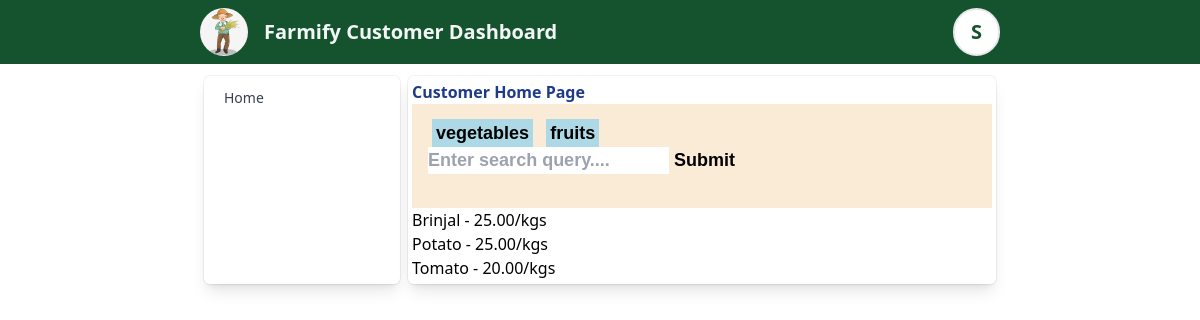
Page /customer/home?category=vegetables (signed in) on the earlier database version.
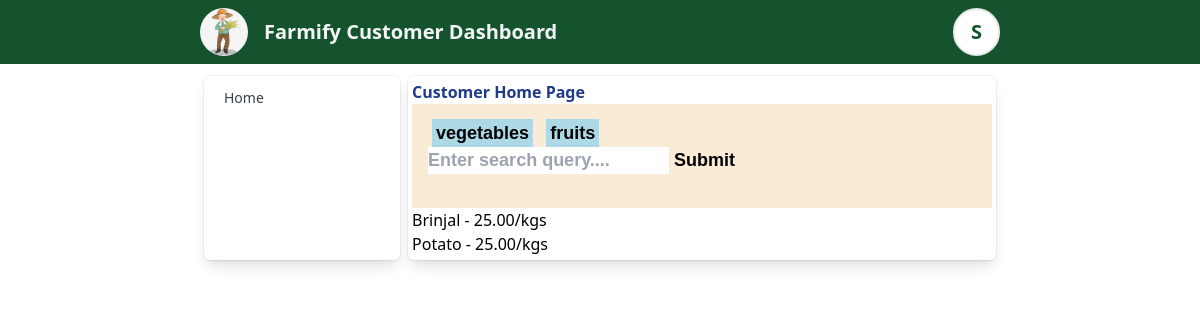
Same page on the later database version.
### Farmer/models.py (models this page shows, shortened)
class Category(models.Model):
    CATEGORIES = [
        ('vegetables','Vegetables'),
        ('fruits','Fruits')
    ]
    name = models.CharField(max_length=50,choices=CATEGORIES,unique=True)
    def __str__(self):
        return self.name

class Product(models.Model):
    UNITS = [
        ('kilograms', 'kgs'),
        ('liters', 'ltrs')
    ]
    user = models.ForeignKey(
        settings.AUTH_USER_MODEL,
        on_delete=models.CASCADE,
        related_name='products'
    )
    category = models.ForeignKey(
        Category,
        on_delete=models.CASCADE,
        related_name='products'
    )
    name = models.CharField(max_length=100)
    description = models.TextField()
    measure_unit = models.CharField(max_length=10,choices=UNITS)
    quantity = models.PositiveIntegerField()
    discounted_price = models.DecimalField(max_digits=10,decimal_places=2,null=True)
    price = models.DecimalField(max_digits=10,decimal_places=2)
    created_at = models.DateTimeField(auto_now_add=True)
    updated_at = models.DateTimeField(auto_now=True)
    def __str__(self):
        return f'{self.name} - {self.price}/{self.measure_unit}'
    class Meta:
        ordering = ['-created_at']

### Customer/views.py (the view)
# urls.py: path('home',customer_view.home,name="Customer Home")
@role_required('customer')
def home(request:HttpRequest):
    products = None
    search_query = None
    categories = Category.objects.all()
    if request.method == 'POST':
        search_query = request.POST.get('search')
    else:
        search_query = request.GET.get('category')
    if search_query:
        products = Product.objects.filter(
            Q(name__icontains=search_query) |
            Q(description__icontains=search_query) |
            Q(category__name__icontains=search_query) |
            Q(user__first_name__icontains=search_query) |
            Q(user__last_name__icontains=search_query)
        )
    else:
        products = Product.objects.all()
    context = {'products': products, 'categories': categories, 'options': options}
    return render(request, 'customer/home.html', context)

### templates/customer/home.html (shortened to what this page needs)
{% extends "../base.html" %}
{% block style %}
    {% load static %}
    <link rel="stylesheet" href="{% static 'customer/css/home.css' %}">
{% endblock style %}
{% block body %}
<div>
    <h3 class="text-blue-900 font-bold">Customer Home Page</h3>
    <nav>
        <div>
            {% for category in categories %}
                <a href='/customer/home?category={{category}}'>
                    <nav-item>{{category}}</nav-item>
                </a>
            {% endfor %}
        <div>
        <div>
            <form method="post" action='/customer/home'>
                <input type='text' name='search' placeholder='Enter search query....'/>
                <input type='submit' value='Submit' />
            </form>
        </div>
    </nav>
    <div>
        {% for product in products %}
            <div>
                {{product}}
            <div>
        {% endfor %}
    </div>
</div>
{% endblock body %}

### templates/base.html (shortened to what this page needs)
{% load static %}
<html lang="en">
  <head>
    <link rel="stylesheet" href="https://cdn.jsdelivr.net/npm/swiper@11/swiper-bundle.min.css"/>
    <script src="https://cdn.tailwindcss.com"></script>
    {% block style %}{% endblock style %}
  </head>
  <body>
    <div class="block w-full">
      <div class="nav py-2 bg-green-900 text-white w-full flex justify-center">
        <div class="w-2/3 flex justify-between items-center">
          <div class="flex items-center">
            <img src="{% static 'farmer/images/farmer.jpg' %}" alt="Img" class="w-12 rounded-full mr-4" />
            {% if user.role == 'customer' %}
              <h1 class="text-xl font-semibold text-gray-100">Farmify Customer Dashboard</h1>
            {% elif user.role == 'farmer' %}
              <h1 class="text-xl font-semibold text-gray-100">Farmify Farmer Dashboard</h1>
            {% else %}
              <h1 class="text-xl font-semibold text-gray-100">Farmify Dashboard</h1>
            {% endif %}
          </div>
          {% if user.is_authenticated %}
            <a href="/auth/signout">
              <div class="border-solid border-2 border-white-600 px-4 py-2 rounded-full text-xl font-bold text-green-900 bg-white cursor-pointer">
              {{user.first_name.0}}
              </div>
            </a>
          {% else %}
          <a href="/auth/signout">
            <div class="border-solid border-2 border-white-600 p-2 rounded-full text-xl font-bold text-green-900 bg-white cursor-pointer">
              <img class="w-7 text-green-900" src="https://img.icons8.com/ios-filled/50/login-rounded-right.png" alt="login-rounded-right"/>
            </div>
          </a>
          {% endif %}
        </div>
      </div>
      <div class="main-container w-full flex justify-center py-2 relative">
          <div class="w-2/3 flex">
            {% if user.is_authenticated %}
              <div class="side-nav border-solid ring-1 w-1/4 p-1 m-1 rounded-md bg-white shadow-lg  ring-black/5">
                {% for key, value in options.items %}
                <a href="{{value}}" >
                  <div class="side-nav-item block px-4 py-2 text-sm text-gray-700 hover:bg-gray-100">
                    {{key}}
                  </div>
                </a>
                {% endfor %}
              </div>
            {% endif %}
            <div class="main-content ring-1
            {% if user.is_authenticated %}w-3/4{% else %}w-full{% endif %}
            p-1 m-1 rounded-md bg-white shadow-lg  ring-black/5">
              {% block body %}{% endblock body %}
            </div>
          </div>
      </div>
    </div>
  </body>
</html>

Differences in the rows shown:
no longer on this page (row edited): Product: name+price+measure_unit "Tomato - 20.00/kgs"
